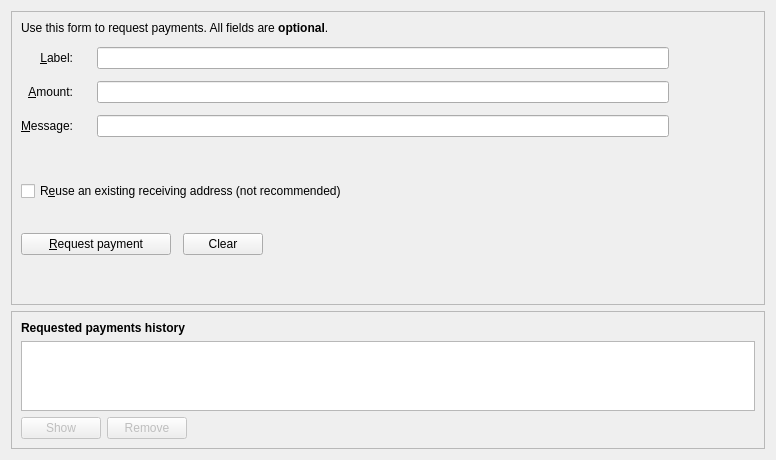
<?xml version="1.0" encoding="UTF-8"?>
<ui version="4.0">
 <class>ReceiveCoinsDialog</class>
 <widget class="QWidget" name="ReceiveCoinsDialog">
  <property name="geometry">
   <rect>
    <x>0</x>
    <y>0</y>
    <width>776</width>
    <height>364</height>
   </rect>
  </property>
  <layout class="QVBoxLayout" name="verticalLayout" stretch="0,0,1">
   <item>
    <widget class="QFrame" name="frame2">
     <property name="sizePolicy">
      <sizepolicy hsizetype="Preferred" vsizetype="Expanding">
       <horstretch>0</horstretch>
       <verstretch>0</verstretch>
      </sizepolicy>
     </property>
     <property name="frameShape">
      <enum>QFrame::StyledPanel</enum>
     </property>
     <property name="frameShadow">
      <enum>QFrame::Sunken</enum>
     </property>
     <layout class="QHBoxLayout" name="hwrapper">
     <item>
     <layout class="QVBoxLayout" name="verticalLayout_3">
      <item>
       <layout class="QGridLayout" name="gridLayout">
        <property name="spacing">
          <number>12</number>
        </property>
        
        <item row="7" column="0">
         <widget class="QLabel" name="label_4">
          <property name="text">
           <string/>
          </property>
         </widget>
        </item>
        <item row="6" column="0">
         <widget class="QLabel" name="label_message">
          <property name="toolTip">
           <string>An optional message to attach to the payment request, which will be displayed when the request is opened. Note: The message will not be sent with the payment over the Bitcoin network.</string>
          </property>
          <property name="text">
           <string>&amp;Message:</string>
          </property>
          <property name="alignment">
           <set>Qt::AlignRight|Qt::AlignTrailing|Qt::AlignVCenter</set>
          </property>
          <property name="buddy">
           <cstring>reqMessage</cstring>
          </property>
         </widget>
        </item>
        <item row="4" column="2">
         <widget class="QLineEdit" name="reqLabel">
          <property name="toolTip">
           <string>An optional label to associate with the new receiving address.</string>
          </property>
         </widget>
        </item>
        <item row="6" column="2">
         <widget class="QLineEdit" name="reqMessage">
          <property name="toolTip">
           <string>An optional message to attach to the payment request, which will be displayed when the request is opened. Note: The message will not be sent with the payment over the Bitcoin network.</string>
          </property>
         </widget>
        </item>
        <item row="2" column="0" colspan="3">
         <widget class="QLabel" name="label_5">
          <property name="text">
           <string>Use this form to request payments. All fields are &lt;b&gt;optional&lt;/b&gt;.</string>
          </property>
         </widget>
        </item>
        <item row="4" column="0">
         <widget class="QLabel" name="label_label">
          <property name="toolTip">
           <string>An optional label to associate with the new receiving address.</string>
          </property>
          <property name="text">
           <string>&amp;Label:</string>
          </property>
          <property name="alignment">
           <set>Qt::AlignRight|Qt::AlignTrailing|Qt::AlignVCenter</set>
          </property>
          <property name="buddy">
           <cstring>reqLabel</cstring>
          </property>
         </widget>
        </item>
        <item row="5" column="0">
         <widget class="QLabel" name="label_amount">
          <property name="toolTip">
           <string>An optional amount to request. Leave this empty or zero to not request a specific amount.</string>
          </property>
          <property name="text">
           <string>&amp;Amount:</string>
          </property>
          <property name="alignment">
           <set>Qt::AlignRight|Qt::AlignTrailing|Qt::AlignVCenter</set>
          </property>
          <property name="buddy">
           <cstring>reqAmount</cstring>
          </property>
         </widget>
        </item>
        <item row="5" column="2">
         <widget class="BitcoinAmountField" name="reqAmount">
          <property name="minimumSize">
           <size>
            <width>80</width>
            <height>0</height>
           </size>
          </property>
          <property name="toolTip">
           <string>An optional amount to request. Leave this empty or zero to not request a specific amount.</string>
          </property>
         </widget>
        </item>
        <item row="7" column="2" >
           <spacer name="horizontalSpacer">
            <property name="orientation">
             <enum>Qt::Horizontal</enum>
            </property>
            <property name="sizeHint" stdset="0">
             <size>
              <width>10</width>
              <height>20</height>
             </size>
            </property>
           </spacer>
        </item>
        <item row="8" column="0" colspan="3">
         <widget class="QCheckBox" name="reuseAddress">
          <property name="toolTip">
           <string>Reuse one of the previously used receiving addresses. Reusing addresses has security and privacy issues. Do not use this unless re-generating a payment request made before.</string>
          </property>
          <property name="text">
           <string>R&amp;euse an existing receiving address (not recommended)</string>
          </property>
         </widget>
        </item>
        <item row="9" column="2" >
           <spacer name="horizontalSpacer2">
            <property name="orientation">
             <enum>Qt::Horizontal</enum>
            </property>
            <property name="sizeHint" stdset="0">
             <size>
              <width>40</width>
              <height>20</height>
             </size>
            </property>
           </spacer>
        </item>
         <item row="11" column="2" >
           <spacer name="horizontalSpacer3">
            <property name="orientation">
             <enum>Qt::Horizontal</enum>
            </property>
            <property name="sizeHint" stdset="0">
             <size>
              <width>40</width>
              <height>40</height>
             </size>
            </property>
           </spacer>
        </item>
        <item row="10" column="0" colspan="3">
         <layout class="QHBoxLayout" name="horizontalLayout">
          <item>
           <widget class="QPushButton" name="receiveButton">
            <property name="minimumSize">
             <size>
              <width>150</width>
              <height>0</height>
             </size>
            </property>
            <property name="text">
             <string>&amp;Request payment</string>
            </property>
            <property name="icon">
             <iconset resource="../bitcoin.qrc">
              <normaloff>:/icons/receiving_addresses</normaloff>:/icons/receiving_addresses</iconset>
            </property>
           </widget>
          </item>
          <item>
           <widget class="QPushButton" name="clearButton">
            <property name="sizePolicy">
             <sizepolicy hsizetype="Minimum" vsizetype="Fixed">
              <horstretch>0</horstretch>
              <verstretch>0</verstretch>
             </sizepolicy>
            </property>
            <property name="toolTip">
             <string>Clear all fields of the form.</string>
            </property>
            <property name="text">
             <string>Clear</string>
            </property>
            <property name="icon">
             <iconset resource="../bitcoin.qrc">
              <normaloff>:/icons/remove</normaloff>:/icons/remove</iconset>
            </property>
            <property name="autoDefault">
             <bool>false</bool>
            </property>
           </widget>
          </item>
          <item>
           <spacer name="horizontalSpacer1">
            <property name="orientation">
             <enum>Qt::Horizontal</enum>
            </property>
            <property name="sizeHint" stdset="0">
             <size>
              <width>40</width>
              <height>20</height>
             </size>
            </property>
           </spacer>
          </item>
         </layout>
        </item>
       </layout>
      </item>
     </layout>
     </item>
     <item>
        <widget class="QWidget" name="rightSpacer">
          <property name="minimumSize">
           <size>
            <width>80</width>
            <height>40</height>
           </size>
          </property>
          <property name="maximumSize">
           <size>
            <width>80</width>
            <height>40</height>
           </size>
          </property>
        </widget>
      </item>
     </layout>
    </widget>
   </item>
   <item>
    <spacer name="verticalSpacer_2">
     <property name="orientation">
      <enum>Qt::Vertical</enum>
     </property>
     <property name="sizeHint" stdset="0">
      <size>
       <width>20</width>
       <height>10</height>
      </size>
     </property>
    </spacer>
   </item>
   <item>
    <widget class="QFrame" name="frame">
     <property name="sizePolicy">
      <sizepolicy hsizetype="Preferred" vsizetype="Expanding">
       <horstretch>0</horstretch>
       <verstretch>0</verstretch>
      </sizepolicy>
     </property>
     <property name="frameShape">
      <enum>QFrame::StyledPanel</enum>
     </property>
     <property name="frameShadow">
      <enum>QFrame::Raised</enum>
     </property>
     <layout class="QVBoxLayout" name="verticalLayout_2">
      <item>
       <widget class="QLabel" name="label_6">
        <property name="font">
         <font>
          <weight>75</weight>
          <bold>true</bold>
         </font>
        </property>
        <property name="text">
         <string>Requested payments history</string>
        </property>
       </widget>
      </item>
      <item>
       <widget class="QTableView" name="recentRequestsView">
        <property name="contextMenuPolicy">
         <enum>Qt::CustomContextMenu</enum>
        </property>
        <property name="tabKeyNavigation">
         <bool>false</bool>
        </property>
        <property name="sortingEnabled">
         <bool>true</bool>
        </property>
       </widget>
      </item>
      <item>
       <layout class="QHBoxLayout" name="horizontalLayout_2">
        <item>
         <widget class="QPushButton" name="showRequestButton">
          <property name="enabled">
           <bool>false</bool>
          </property>
          <property name="toolTip">
           <string>Show the selected request (does the same as double clicking an entry)</string>
          </property>
          <property name="text">
           <string>Show</string>
          </property>
          <property name="icon">
           <iconset resource="../bitcoin.qrc">
            <normaloff>:/icons/edit</normaloff>:/icons/edit</iconset>
          </property>
          <property name="autoDefault">
           <bool>false</bool>
          </property>
         </widget>
        </item>
        <item>
         <widget class="QPushButton" name="removeRequestButton">
          <property name="enabled">
           <bool>false</bool>
          </property>
          <property name="toolTip">
           <string>Remove the selected entries from the list</string>
          </property>
          <property name="text">
           <string>Remove</string>
          </property>
          <property name="icon">
           <iconset resource="../bitcoin.qrc">
            <normaloff>:/icons/remove</normaloff>:/icons/remove</iconset>
          </property>
          <property name="autoDefault">
           <bool>false</bool>
          </property>
         </widget>
        </item>
        <item>
         <spacer name="horizontalSpacer_2">
          <property name="orientation">
           <enum>Qt::Horizontal</enum>
          </property>
          <property name="sizeHint" stdset="0">
           <size>
            <width>40</width>
            <height>20</height>
           </size>
          </property>
         </spacer>
        </item>
       </layout>
      </item>
     </layout>
    </widget>
   </item>
  </layout>
 </widget>
 <customwidgets>
  <customwidget>
   <class>BitcoinAmountField</class>
   <extends>QLineEdit</extends>
   <header>bitcoinamountfield.h</header>
   <container>1</container>
  </customwidget>
 </customwidgets>
 <tabstops>
  <tabstop>reqLabel</tabstop>
  <tabstop>reqAmount</tabstop>
  <tabstop>reqMessage</tabstop>
  <tabstop>reuseAddress</tabstop>
  <tabstop>receiveButton</tabstop>
  <tabstop>clearButton</tabstop>
  <tabstop>recentRequestsView</tabstop>
  <tabstop>showRequestButton</tabstop>
  <tabstop>removeRequestButton</tabstop>
 </tabstops>
 <resources>
  <include location="../bitcoin.qrc"/>
 </resources>
 <connections/>
</ui>
